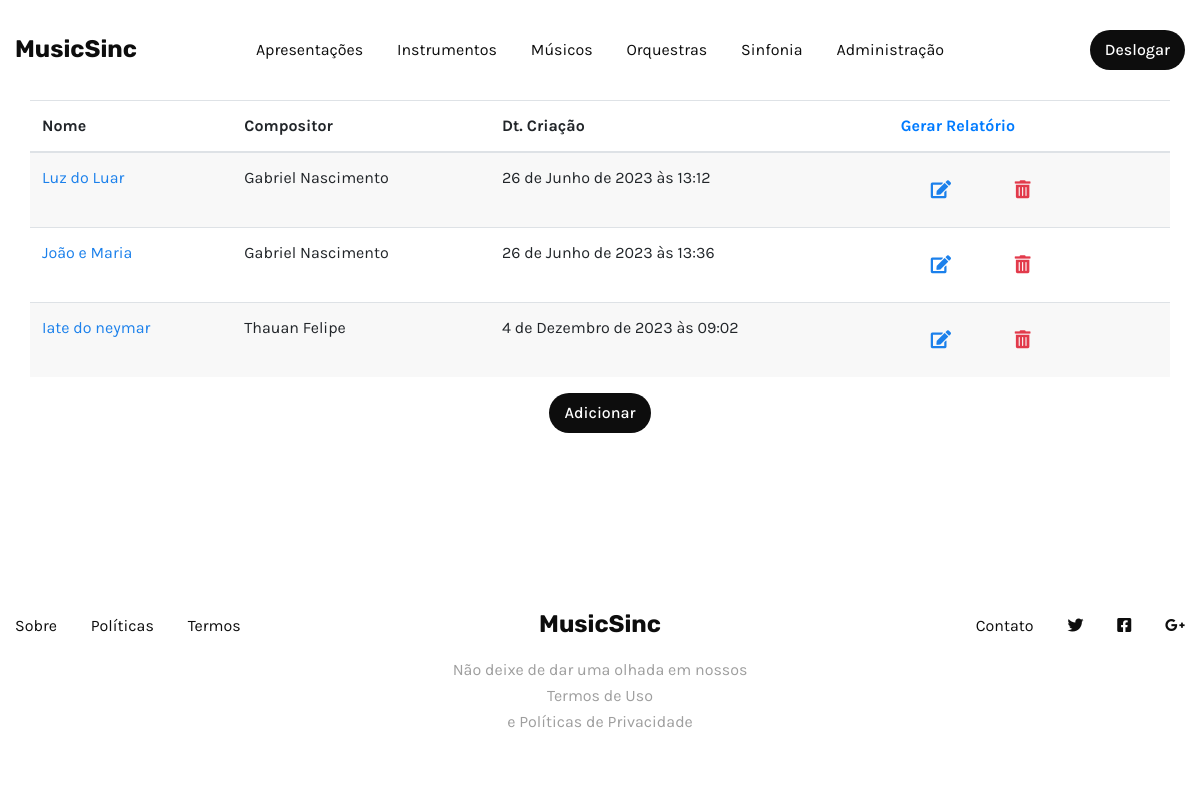
/sinfonia/listar/ (signed in), run on the app's committed database.
### core/models.py (models this page shows, shortened)
class Sinfonia(models.Model):
    nome = models.CharField(max_length=40)
    compositor = models.ForeignKey(Musico, on_delete=models.CASCADE)
    dt_criacao = models.DateTimeField(auto_now_add=True)
    class Meta:
        verbose_name = 'Sinfonia'
        verbose_name_plural = 'Sinfonias'

class Musico(models.Model):
    nome = models.CharField(max_length=70)
    nacionalidade = models.CharField(choices=nacionalidade, max_length=20)
    dt_nascimento = models.DateField()
    class Meta:
        verbose_name = 'Musico'
        verbose_name_plural = 'Musicos'
    def __str__(self):
        return self.nome

### sinfonia/views.py (the view)
# urls.py: path('listar/', views.SinfoniaListView.as_view(), name='read'),
class SinfoniaListView(LoginRequiredMixin, ListView):
    model = Sinfonia
    template_name = 'sinfonia/tabela_sinfonia.html'
    context_object_name = 'sinfonias'
    login_url='login'

### sinfonia/templates/sinfonia/tabela_sinfonia.html (shortened to what this page needs)
{% extends "base.html" %}
{% block content %}
{% include 'components/nav_tables.html' %}
<div class="container table-container">
  <table class="table table-striped">
    <thead>
      <tr>
        <th scope="col">Nome</th>
        <th scope="col">Compositor</th>
        <th scope="col">Dt. Criação</th>
        <th scope="col" colspan="2"><a id="gerar-pdf"  href="#">Gerar Relatório</a></th>
      </tr>
    </thead>
    <tbody>
      {% for sinf in sinfonias %}
      <tr>
        <td style="color: #1b80eb;">{{ sinf.nome }}</td>
        <td>{{ sinf.compositor }}</td>
        <td>{{ sinf.dt_criacao }}</td>
        <td>
          <a href="{% url 'sinfonia:update' sinf.id %}" class="btn btn-link edit-btn" title="Editar">
            <i class="fas fa-edit"></i>
          </a>
          <a href="{% url 'sinfonia:delete' sinf.id %}" class="btn btn-link delete-btn" title="Excluir">
            <i class="fas fa-trash-alt"></i>
          </a>
        </td>
      </tr>
      {% empty %}
      <tr>
        <td colspan="4" class="text-center">
          <h4>Nada aqui para ver</h4>
        </td>
      </tr>
      {% endfor %}
    </tbody>
  </table>
  <div class="col-12 d-flex justify-content-center mt-16">
    <a href="{% url 'sinfonia:create' %}" class="btn sm action-2 f-16">Adicionar</a>
  </div>
</div>
{% endblock %}

### sinfonia/templates/sinfonia/tabela_sinfonia.html (style rules this page uses)
.edit-btn { color: #1b80eb; }
.delete-btn { color: #e23a4b; }

### data on the page
Sinfonia: nome "Luz do Luar", compositor "Gabriel Nascimento", dt_criacao "26 de Junho de 2023 às 13:12"
Sinfonia: nome "João e Maria", compositor "Gabriel Nascimento", dt_criacao "26 de Junho de 2023 às 13:36"
Sinfonia: nome "Iate do neymar", compositor "Thauan Felipe", dt_criacao "4 de Dezembro de 2023 às 09:02"
